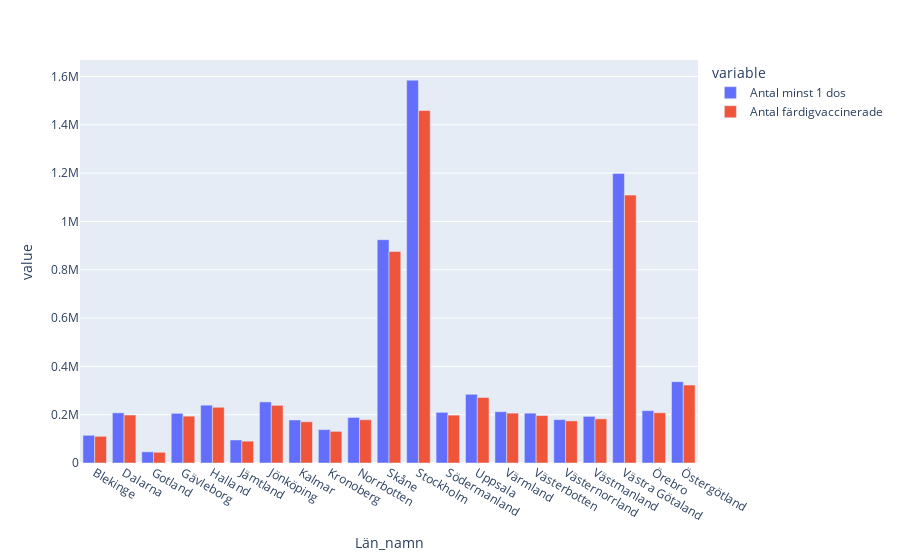

The notebook cell saved with this chart:
### Markdown cell above
### f) Rita ett stapeldiagram med län i x-axeln och staplar för befolkning > 16år, antal minst 1 dos och antal färdigvaccinerade.

### Code cell
fig = px.bar(vaccinerade_län, x=vaccinerade_län.index, y=["Antal minst 1 dos", "Antal färdigvaccinerade"], barmode='group')
fig.show()

### Figure 1 — Plotly figure (JSON) as saved in the notebook; plotly's stock layout.template omitted (floating-point values rounded to 4 significant figures)
{"data": [{"alignmentgroup": "True", "hovertemplate": "variable=Antal minst 1 dos<br>Län_namn=%{x}<br>value=%{y}<extra></extra>", "legendgroup": "Antal minst 1 dos", "marker": {"color": "#636efa", "pattern": {"shape": ""}}, "name": "Antal minst 1 dos", "offsetgroup": "Antal minst 1 dos", "orientation": "v", "showlegend": true, "textposition": "auto", "type": "bar", "x": ["Blekinge", "Dalarna", "Gotland", "Gävleborg", "Halland", "Jämtland", "Jönköping", "Kalmar", "Kronoberg", "Norrbotten", "Skåne", "Stockholm", "Södermanland", "Uppsala", "Värmland", "Västerbotten", "Västernorrland", "Västmanland", "Västra Götaland", "Örebro", "Östergötland"], "xaxis": "x", "y": [114711, 207596, 46143, 205563, 239400, 95357, 252915, 178030, 138254, 188604, 924401, 1584895, 209702, 284138, 212359, 206223, 179601, 193000, 1198310, 216725, 336692], "yaxis": "y"}, {"alignmentgroup": "True", "hovertemplate": "variable=Antal färdigvaccinerade<br>Län_namn=%{x}<br>value=%{y}<extra></extra>", "legendgroup": "Antal färdigvaccinerade", "marker": {"color": "#EF553B", "pattern": {"shape": ""}}, "name": "Antal färdigvaccinerade", "offsetgroup": "Antal färdigvaccinerade", "orientation": "v", "showlegend": true, "textposition": "auto", "type": "bar", "x": ["Blekinge", "Dalarna", "Gotland", "Gävleborg", "Halland", "Jämtland", "Jönköping", "Kalmar", "Kronoberg", "Norrbotten", "Skåne", "Stockholm", "Södermanland", "Uppsala", "Värmland", "Västerbotten", "Västernorrland", "Västmanland", "Västra Götaland", "Örebro", "Östergötland"], "xaxis": "x", "y": [110497, 198688, 44359, 193853, 230634, 90406, 238710, 170670, 130930, 179118, 875634, 1459095, 198260, 271144, 206427, 196346, 174331, 182788, 1108998, 207926, 322632], "yaxis": "y"}], "layout": {"barmode": "group", "legend": {"title": {"text": "variable"}, "tracegroupgap": 0}, "margin": {"t": 60}, "xaxis": {"anchor": "y", "domain": [0, 1], "title": {"text": "Län_namn"}}, "yaxis": {"anchor": "x", "domain": [0, 1], "title": {"text": "value"}}}}
